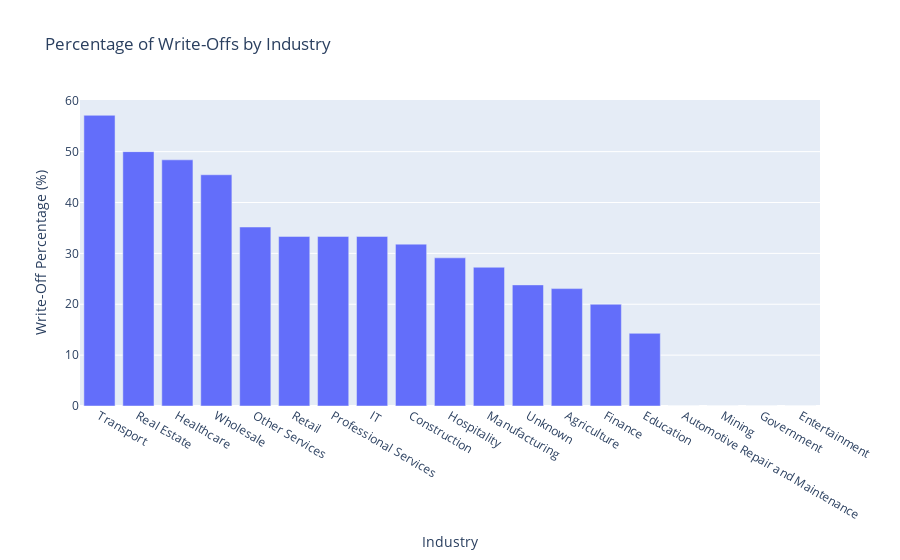

This figure's notebook cell:
### Code cell
df_industry_risk = df_filtered.groupby('industry').agg({
    'loanStatusStr': lambda x: (x == 'Write-Off').mean() * 100
}).reset_index()

df_industry_risk.columns = ['industry', 'write_off_percentage'] 
df_industry_risk = df_industry_risk.sort_values('write_off_percentage', ascending=False)

# Plot the results
fig = px.bar(
    df_industry_risk,
    x='industry',
    y='write_off_percentage',
    title='Percentage of Write-Offs by Industry',
    labels={
        'industry': 'Industry',
        'write_off_percentage': 'Write-Off Percentage (%)'
    }
)
fig.show()

### Figure 1 — Plotly figure (JSON) as saved in the notebook; plotly's stock layout.template omitted (floating-point values rounded to 4 significant figures)
{"data": [{"alignmentgroup": "True", "hovertemplate": "Industry=%{x}<br>Write-Off Percentage (%)=%{y}<extra></extra>", "legendgroup": "", "marker": {"color": "#636efa", "pattern": {"shape": ""}}, "name": "", "offsetgroup": "", "orientation": "v", "showlegend": false, "textposition": "auto", "type": "bar", "x": ["Transport", "Real Estate", "Healthcare", "Wholesale", "Other Services", "Retail", "Professional Services", "IT", "Construction", "Hospitality", "Manufacturing", "Unknown", "Agriculture", "Finance", "Education", "Automotive Repair and Maintenance", "Mining", "Government", "Entertainment"], "xaxis": "x", "y": [57.14, 50, 48.39, 45.45, 35.19, 33.33, 33.33, 33.33, 31.82, 29.13, 27.27, 23.81, 23.08, 20, 14.29, 0, 0, 0, 0], "yaxis": "y"}], "layout": {"barmode": "relative", "legend": {"tracegroupgap": 0}, "title": {"text": "Percentage of Write-Offs by Industry"}, "xaxis": {"anchor": "y", "domain": [0, 1], "title": {"text": "Industry"}}, "yaxis": {"anchor": "x", "domain": [0, 1], "title": {"text": "Write-Off Percentage (%)"}}}}
